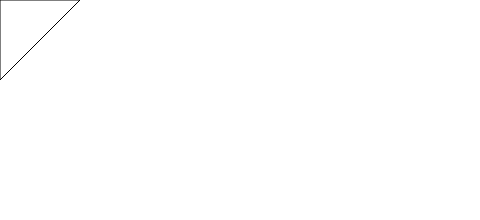
Frame 1 (no input)
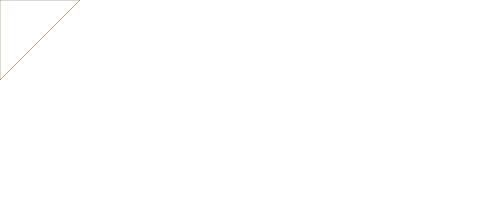
Frame 60 (no input)
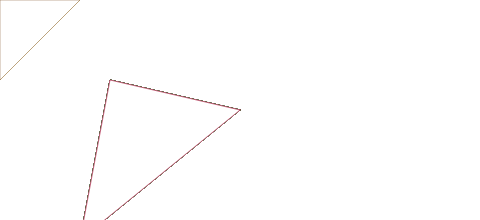
Frame 120 (the mouse pressed at the canvas centre since frame 60)

The p5.js sketch that drew these frames (run headless with seeded random() and noise() and a simulated clock; from frame 60 on, the mouse is pressed at the canvas centre):

// p5.js sketch
// ── sketch.js
var r;
var g;
var b;
var a;

function setup() {
  createCanvas(480, 220);
}

function draw() {
  r = random(255);
  g = random(255);
  b = random(255);
  a = random(255);
  let c = color(r,g,b,a);
  quad(mouseX,mouseY,80,mouseX,mouseY,80,mouseX,mouseY);
  stroke(c)
}
